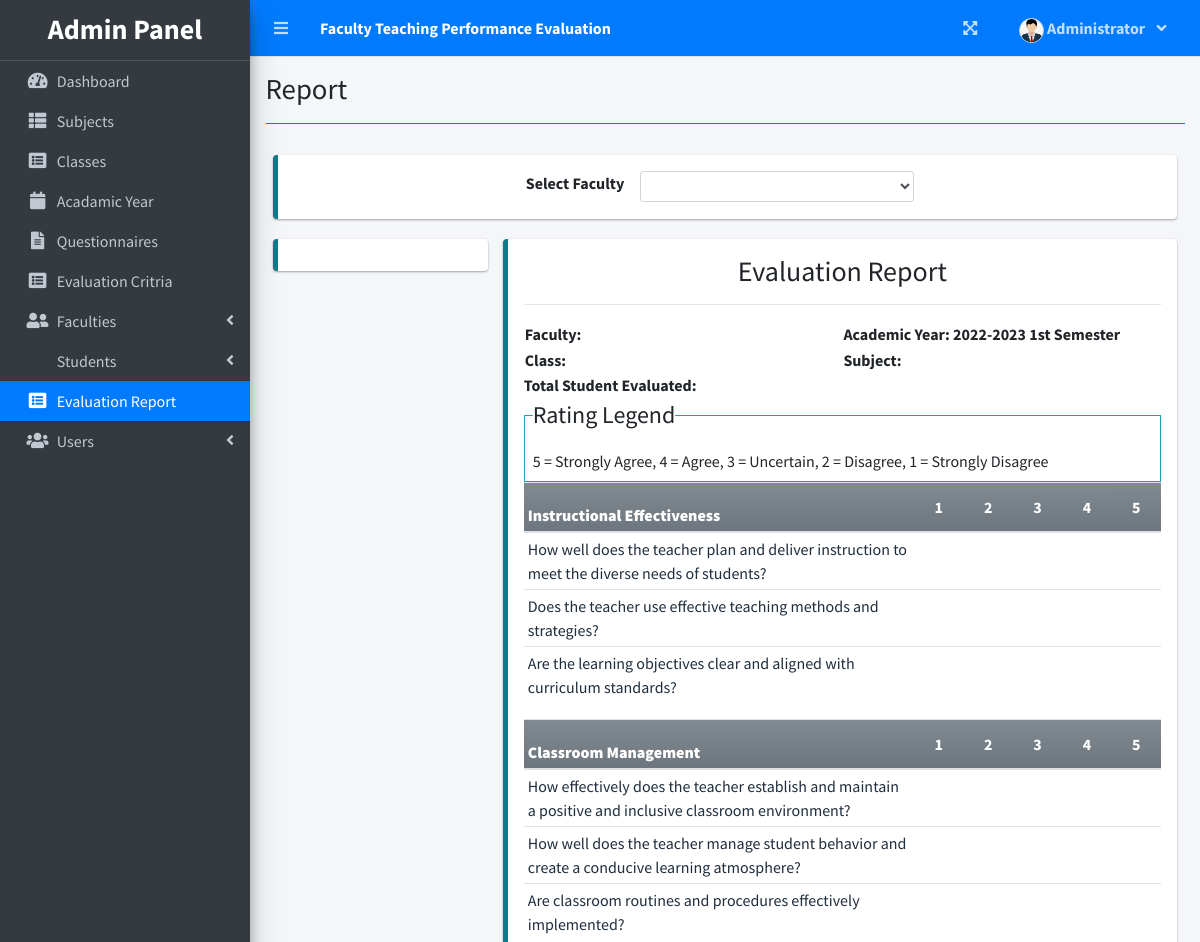
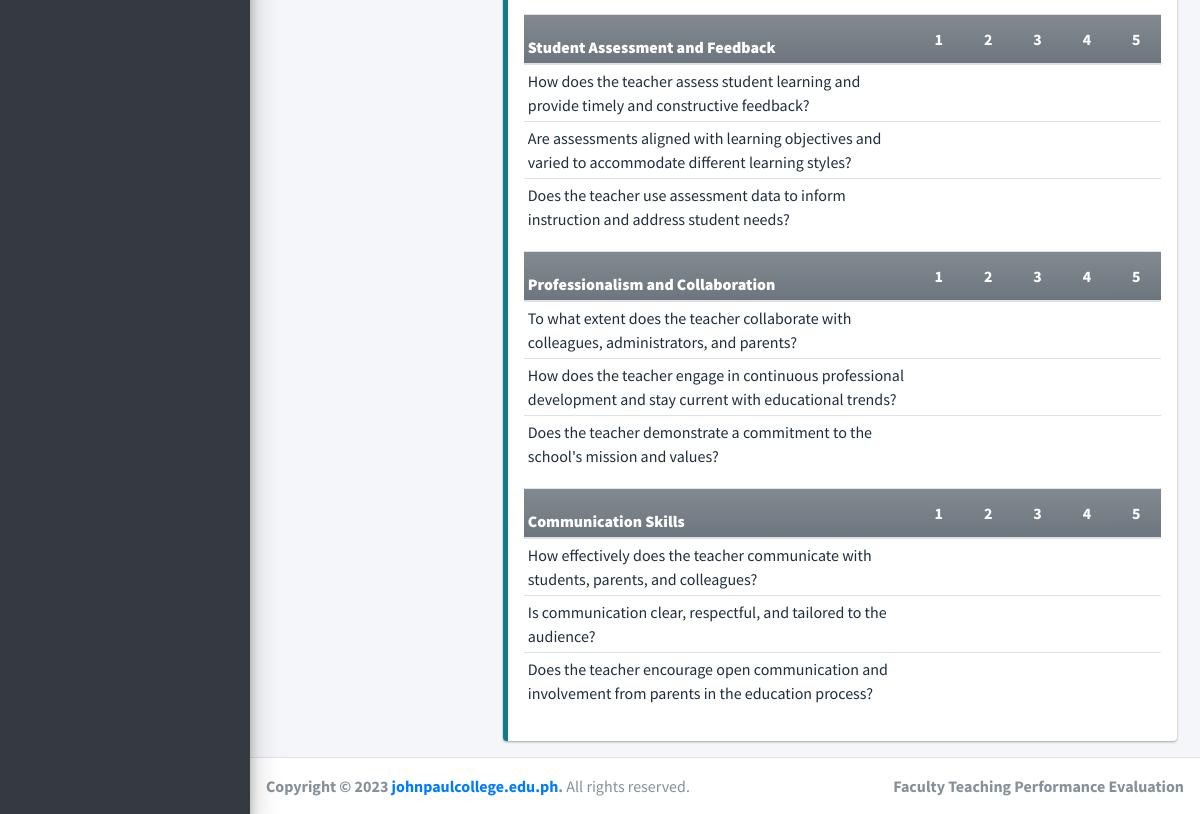
The page /index.php?page=report (signed in) on the database its author committed (2 pictures, top to bottom).
### tables this page shows
CREATE TABLE `criteria_list` (
  `id` int(30) NOT NULL,
  `criteria` text NOT NULL,
  `order_by` int(30) NOT NULL
);

CREATE TABLE `question_list` (
  `id` int(30) NOT NULL,
  `academic_id` int(30) NOT NULL,
  `question` text NOT NULL,
  `order_by` int(30) NOT NULL,
  `criteria_id` int(30) NOT NULL
);

### admin/report.php (the view, shortened to what this page needs)
<?php $faculty_id = isset($_GET['fid']) ? $_GET['fid'] : '' ; ?>
<?php
function ordinal_suffix($num){
    $num = $num % 100;
    if($num < 11 || $num > 13){
         switch($num % 10){
            case 1: return $num.'st';
        }
    }
    return $num.'th';
}
?>
<div class="col-lg-12">
	<div class="callout callout-info">
		<div class="d-flex w-100 justify-content-center align-items-center">
			<label for="faculty">Select Faculty</label>
			<div class=" mx-2 col-md-4">
			<select name="" id="faculty_id" class="form-control form-control-sm select2">
				<option value=""></option>
				<?php
				$faculty = $conn->query("SELECT *,concat(firstname,' ',lastname) as name FROM faculty_list order by concat(firstname,' ',lastname) asc");
				while($row=$faculty->fetch_assoc()):
				?>
				<option value="<?php echo $row['id'] ?>" <?php echo isset($faculty_id) && $faculty_id == $row['id'] ? "selected" : "" ?>><?php echo ucwords($row['name']) ?></option>
				<?php endwhile; ?>
			</select>
			</div>
		</div>
	</div>
	<div class="row">
	</div>
	<div class="row">
		<div class="col-md-3">
			<div class="callout callout-info">
			</div>
		</div>
		<div class="col-md-9">
			<div class="callout callout-info" id="printable">
			<div>
			<h3 class="text-center">Evaluation Report</h3>
			<hr>
			<table width="100%">
					<tr>
						<td width="50%"><p><b>Faculty: <span id="fname"></span></b></p></td>
						<td width="50%"><p><b>Academic Year: <span id="ay"><?php echo $_SESSION['academic']['year'].' '.(ordinal_suffix($_SESSION['academic']['semester'])) ?> Semester</span></b></p></td>
					</tr>
					<tr>
						<td width="50%"><p><b>Class: <span id="classField"></span></b></p></td>
						<td width="50%"><p><b>Subject: <span id="subjectField"></span></b></p></td>
					</tr>
			</table>
				<p class=""><b>Total Student Evaluated: <span id="tse"></span></b></p>
			</div>
				<fieldset class="border border-info p-2 w-100">
				   <legend  class="w-auto">Rating Legend</legend>
				   <p>5 = Strongly Agree, 4 = Agree, 3 = Uncertain, 2 = Disagree, 1 = Strongly Disagree</p>
				</fieldset>
				<?php
						$criteria = $conn->query("SELECT * FROM criteria_list where id in (SELECT criteria_id FROM question_list where academic_id = {$_SESSION['academic']['id']} ) order by abs(order_by) asc ");
						while($crow = $criteria->fetch_assoc()):
					?>
					<table class="table table-condensed wborder">
						<thead>
							<tr class="bg-gradient-secondary">
								<th class=" p-1"><b><?php echo $crow['criteria'] ?></b></th>
								<th width="5%" class="text-center">1</th>
								<th width="5%" class="text-center">2</th>
								<th width="5%" class="text-center">3</th>
								<th width="5%" class="text-center">4</th>
								<th width="5%" class="text-center">5</th>
							</tr>
						</thead>
						<tbody class="tr-sortable">
							<?php
							$questions = $conn->query("SELECT * FROM question_list where criteria_id = {$crow['id']} and academic_id = {$_SESSION['academic']['id']} order by abs(order_by) asc ");
							while($row=$questions->fetch_assoc()):
							?>
							<tr class="bg-white">
								<td class="p-1" width="40%">
									<?php echo $row['question'] ?>
								</td>
								<?php for($c=1;$c<=5;$c++): ?>
								<td class="text-center">
			                      </div>
								</td>
								<?php endfor; ?>
							</tr>
							<?php endwhile; ?>
						</tbody>
					</table>
					<?php endwhile; ?>

### rows shown on the page
criteria_list: criteria "Instructional Effectiveness"
question_list: question "How well does the teacher plan and deliver instruction to meet the diverse needs of students?"
question_list: question "Does the teacher use effective teaching methods and strategies?"
question_list: question "Are the learning objectives clear and aligned with curriculum standards?"
criteria_list: criteria "Classroom Management"
question_list: question "How effectively does the teacher establish and maintain a positive and inclusive classroom environment?"
question_list: question "How well does the teacher manage student behavior and create a conducive learning atmosphere?"
question_list: question "Are classroom routines and procedures effectively implemented?"
criteria_list: criteria "Student Assessment and Feedback"
question_list: question "How does the teacher assess student learning and provide timely and constructive feedback?"
question_list: question "Are assessments aligned with learning objectives and varied to accommodate different learning styles?"
question_list: question "Does the teacher use assessment data to inform instruction and address student needs?"
criteria_list: criteria "Professionalism and Collaboration"
question_list: question "To what extent does the teacher collaborate with colleagues, administrators, and parents?"
question_list: question "How does the teacher engage in continuous professional development and stay current with educational trends?"
question_list: question "Does the teacher demonstrate a commitment to the school's mission and values?"
criteria_list: criteria "Communication Skills"
question_list: question "How effectively does the teacher communicate with students, parents, and colleagues?"
question_list: question "Is communication clear, respectful, and tailored to the audience?"
question_list: question "Does the teacher encourage open communication and involvement from parents in the education process?"

### other values the page prints
$_SESSION['system']['name'] "Faculty Teaching Performance Evaluation"
$_SESSION['login_firstname'] "Administrator"
$title "Report"
$_SESSION['academic']['year'] "2022-2023"
ordinal_suffix($_SESSION['academic']['semester']) "1st"
